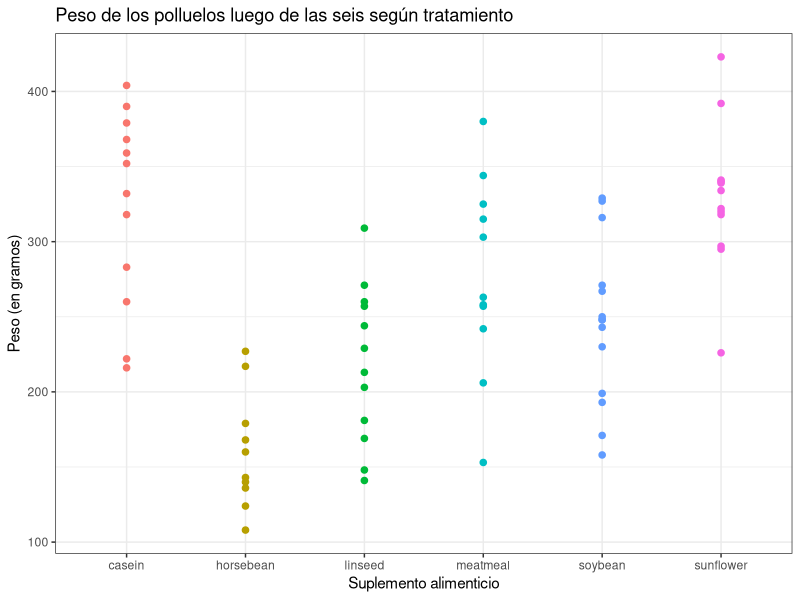

This figure's R source:
## ---- chunk 1
library(ggplot2)
ggplot(data = chickwts) + theme_bw() + aes(x = feed, y = weight, color = feed) +
  geom_point(size = 1.9) + 
  theme(legend.position = "none") + 
  labs(x="Suplemento alimenticio", y="Peso (en gramos)",
       title = "Peso de los polluelos luego de las seis según tratamiento")
  
## ---- chunk 2
#| echo: false
2 * 2
